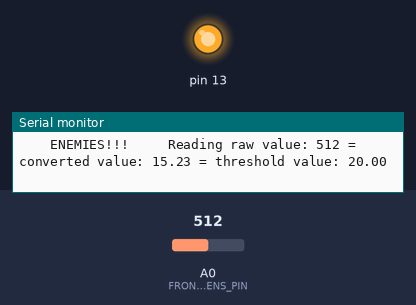
This sketch was run on a simulated Arduino Uno, built with avr-gcc and run on an emulated ATmega328P. Shown: output pins drawn as LEDs (lit = HIGH), the last lines printed to the serial monitor. The test bench sets the inputs (shaded band); at power-on: A0 (FRONT_SENS_PIN) = 512.

Above: at 1.4 s.
1.5 s: A0 (FRONT_SENS_PIN) set to 434
3.6 s: A0 (FRONT_SENS_PIN) set to 415
At 5.0 s:
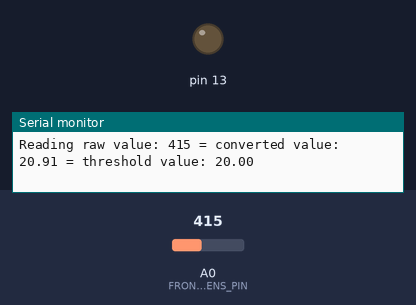
5.8 s: A0 (FRONT_SENS_PIN) set to 511
At 7.1 s:
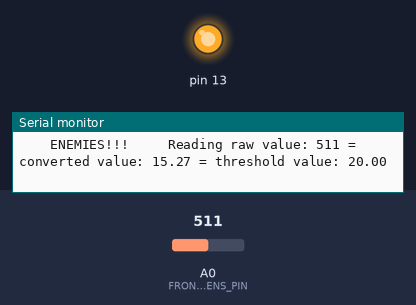
8.3 s: A0 (FRONT_SENS_PIN) set to 306
At 9.6 s:
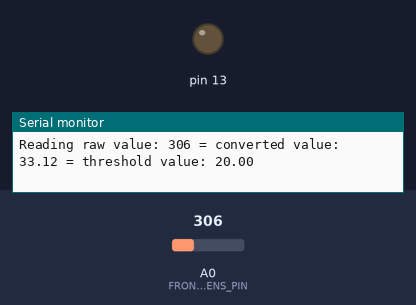
Timing chart, 0 to 11.3 s (numbered marks = the images above; inputs shaded):
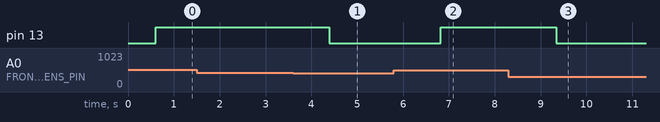

The sketch:

frontSensor.ino
```cpp
const int FRONT_SENS_PIN = A0;
const double FRONT_SENS_THRESHOLD = 20;
bool DEBUG = true;
const int  DEBUG_DELAY = 500;
bool enemyDetected = false;


bool frontSensor() {
	int infraValue = analogRead(FRONT_SENS_PIN);
	double infraDistance = 187754 * pow(infraValue, -1.51);

	if(DEBUG == true) {
		Serial.print("Reading raw value: ");
		Serial.print(infraValue);
		Serial.print(" = converted value: ");
		Serial.print(infraDistance);
		Serial.print(" = threshold value: ");
		Serial.println(FRONT_SENS_THRESHOLD);
		delay(DEBUG_DELAY);

	}
	if( infraDistance < FRONT_SENS_THRESHOLD ) {
		return true;
	} else {
		return false;
	}

}


void setup() {
	if(DEBUG == true) {
		pinMode(13,OUTPUT);
		Serial.begin(9600);
		digitalWrite(13, LOW);
	}


}


void loop() {
	enemyDetected = frontSensor();
	delay(100);
	if(enemyDetected == true) {
	digitalWrite(13, HIGH);
		if(DEBUG == true) {
			Serial.print("    ENEMIES!!!     ");
		}
	}
	else {
		digitalWrite(13, LOW);
	}

}
```

Measured:
- the behaviour switches between 428 and 427 on A0 (FRONT_SENS_PIN) (found by bisection; images 0 and 1)
- after the input at 3.6 s, pin 13: HIGH → LOW after 0.79 s
- after the input at 5.8 s, pin 13: LOW → HIGH after 1.0 s
- after the input at 8.3 s, pin 13: HIGH → LOW after 1.0 s
